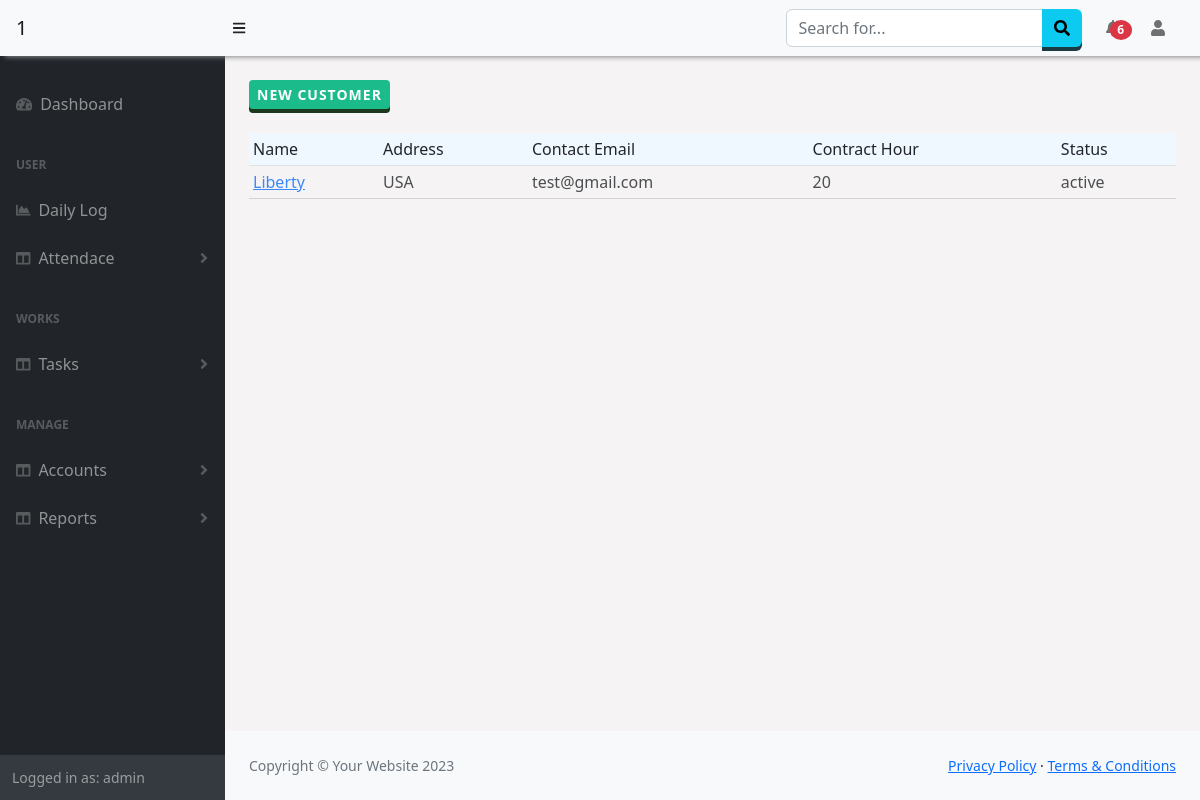
The app's page /Customer/ (signed in) with its own data.
### Customer/models.py (models this page shows)
class customer(models.Model):
    name = models.CharField(max_length=50)
    address = models.CharField(max_length=50)
    contact = models.EmailField(max_length=50)
    contract_hr = models.IntegerField(null=True)
    createdon=models.DateField(auto_now_add=True)
    status = models.CharField(max_length=50)

### Customer/views.py (the view)
# urls.py: path('', views.index, name="allcustomers"),
@login_required
def index(request):
    all = customer.objects.all()
    return render(request,'customer/customers.html',{'customers':all})

### Attendance/context_processors.py (called while the page is built)
def getNewLeaves(request):
    if request.user.id:
        is_manager = checkTeams(request)
        if is_manager[1] == True:
            new_leaves = Leave.objects.filter(user__id__in=is_manager[0],approval = 2)
        else:
            today = datetime.datetime.now()
            new_leaves = Leave.objects.filter(user=request.user,date_approved__gte=today.date())
        return {"manager":is_manager[1],'n_leaves':new_leaves}
    else:
        return {}

def getLogApproval(request):
    if request.user.id:
        is_manager = checkTeams(request)
        if is_manager[1] == True:
            l_approval = LogApproval.objects.filter(user__id__in=is_manager[0],request=True)
        else:
            l_approval = LogApproval.objects.filter(user=request.user,status=True)
        return {'n_log_approval':l_approval}
    else:
        return {}

### Manager/views.py (called while the page is built, shortened)
def checkTeams(request):
    is_team = False
    if request.user.is_superuser:
        users = Employees.objects.values('user').filter(company=request.session['comp'])
        is_team=True
    return users,is_team

### Customer/templates/customer/customers.html (shortened to what this page needs)
{% extends "base.html" %}
{% block content %}
<div>
    <button class="btn btn-success btn-sm rounded-1">New Customer</button>
    <div class=" table-responsive-sm">
        <table class="table table-sm table-hover mt-4">
            <thead>
                <tr>
                    <td>Name</td>
                    <td>Address</td>
                    <td>Contact Email</td>
                    <td>Contract Hour</td>
                    <td>Status</td>
                </tr>
            </thead>
            <tbody>
                {% for customer in customers %}
                <tr>
                    <td><a href="{% url 'customerDetails' id=customer.id %}">{{customer.name}}</a></td>
                    <td>{{customer.address}}</td>
                    <td>{{customer.contact}}</td>
                    <td>{{customer.contract_hr}}</td>
                    <td>{{customer.status}}</td>
                </tr>
                {% endfor %}
            </tbody>
        </table>
    </div>
</div>
{% endblock %}

### templates/base.html (shortened to what this page needs)
<!DOCTYPE html>
<html lang="en">
    <head>
        <link href="https://cdn.jsdelivr.net/npm/simple-datatables@7.1.2/dist/style.min.css" rel="stylesheet" />
        <link href="https://cdn.datatables.net/1.13.5/css/jquery.dataTables.min.css" rel="stylesheet" />
        <link href="https://cdn.datatables.net/buttons/2.4.1/css/buttons.dataTables.min.css" rel="stylesheet" />
        <link href="/static/css/styles.css" rel="stylesheet" />
        <link href="/static/css/customSB.css" rel="stylesheet" />
    </head>
    <body class="sb-nav-fixed" >
        <nav class="sb-topnav navbar navbar-expand-sm navbar-light bg-light fixed-top" style=" box-shadow: 5px 1px 5px #888888;">
            <a class="navbar-brand ps-3 bg-light" href="{% url 'home' %}">{{request.session.company}}{{request.session.id}}</a>
            <button class="btn btn-link btn-sm order-2 order-lg-0 me-4 me-lg-0" id="sidebarToggle" href="#!"><i class="fas fa-bars"></i></button>
            <form class="d-none d-md-inline-block form-inline ms-auto me-0 me-md-3 my-2 my-md-0">
                <div class="input-group">
                    <input class="form-control" type="text" placeholder="Search for..." aria-label="Search for..." aria-describedby="btnNavbarSearch" />
                    <button class="btn btn-info" id="btnNavbarSearch" type="button"><i class="fas fa-search"></i></button>
                </div>
            </form>
            <ul class="navbar-nav ms-auto ms-md-0 ">
                <li class="nav-item dropdown">
                    <a class="nav-link dropdown-toggle" id="navbarDropdown" href="#" role="button" data-bs-toggle="dropdown" aria-expanded="false"> <span class="badge badge-sm badge-danger badge-counter bg-danger rounded-circle " style="margin-left:-10px;">{% if n_leaves.count|add:n_log_approval.count != 0 %}{{ n_leaves.count|add:n_log_approval.count}}{% endif %}</span></a>
                        </a></li>
                    </ul>
            <ul class="navbar-nav  ms-md-0 me-3 me-lg-4">
                <li class="nav-item dropdown">
                    <a class="nav-link dropdown-toggle" id="navbarDropdown" href="#" role="button" data-bs-toggle="dropdown" aria-expanded="false"><i class="fas fa-user fa-fw"></i></a>
                </li>
            </ul>
        </nav>
        <div id="layoutSidenav" style="background-color:rgb(245, 243, 243);">
            <div id="layoutSidenav_nav">
                <nav class="sb-sidenav accordion sb-sidenav-dark" id="sidenavAccordion" >
                    <div class="sb-sidenav-menu" >
                        <div class="nav">
                            <a class="nav-link mt-4" href="{% url 'home' %}">
                                <div class="sb-nav-link-icon"><i class="fas fa-tachometer-alt"></i></div>
                                <span style="{% if request.path == '/' %}color:white;{% endif %}">Dashboard<span>
                            </a>
                            <div class="sb-sidenav-menu-heading">User</div>
                            <a class="nav-link" href="{% url 'dailylog' %}">
                                <div class="sb-nav-link-icon"><i class="fas fa-chart-area"></i></div>
                                <span style="{% if request.path == '/Worklog/dailylog/' %}color:white;{% endif %}">Daily Log<span>
                            </a>
                            <a class="nav-link collapsed" href="#" data-bs-toggle="collapse" data-bs-target="#collapseAttendance" aria-expanded="false" aria-controls="collapseLayouts">
                                <div class="sb-nav-link-icon"><i class="fas fa-columns"></i></div>
                                Attendace
                                <div class="sb-sidenav-collapse-arrow"><i class="fas fa-angle-down"></i></div>
                            </a>
                            <div class="sb-sidenav-menu-heading">Works</div>
                            <a class="nav-link collapsed" href="#" data-bs-toggle="collapse" data-bs-target="#collapseLayouts" aria-expanded="false" aria-controls="collapseLayouts">
                                <div class="sb-nav-link-icon"><i class="fas fa-columns"></i></div>
                                Tasks
                                <div class="sb-sidenav-collapse-arrow"><i class="fas fa-angle-down"></i></div>
                            </a>
                            <div class="sb-sidenav-menu-heading">Manage</div>
                            <a class="nav-link collapsed" href="#" data-bs-toggle="collapse" data-bs-target="#collapseDetails" aria-expanded="false" aria-controls="collapseLayouts">
                                <div class="sb-nav-link-icon"><i class="fas fa-columns"></i></div>
                                Accounts
                                <div class="sb-sidenav-collapse-arrow"><i class="fas fa-angle-down"></i></div>
                            </a>
                            <a class="nav-link collapsed" href="#" data-bs-toggle="collapse" data-bs-target="#collapseReports" aria-expanded="false" aria-controls="collapseLayouts">
                                <div class="sb-nav-link-icon"><i class="fas fa-columns"></i></div>
                                Reports
                                <div class="sb-sidenav-collapse-arrow"><i class="fas fa-angle-down"></i></div>
                            </a>
                        </div>
                    </div>
                    <div class="sb-sidenav-footer">
                        <div class="small">Logged in as: {{ user.username}}</div>
                    </div>
                </nav>
            </div>
            <div id="layoutSidenav_content" >
                <main class="p-4" >
                    {% block content %}
                {% endblock %}
                </main>
                <footer class="py-4 bg-light mt-auto">
                    <div class="container-fluid px-4">
                        <div class="d-flex align-items-center justify-content-between small">
                            <div class="text-muted">Copyright &copy; Your Website 2023</div>
                            <div>
                                <a href="#">Privacy Policy</a>
                                &middot;
                                <a href="#">Terms &amp; Conditions</a>
                            </div>
                        </div>
                    </div>
                </footer>
            </div>
        </div>
        <link href="https://cdnjs.cloudflare.com/ajax/libs/twitter-bootstrap/5.2.0/css/bootstrap.min.css" rel="stylesheet" type="text/css">
    </body>
</html>

### templates/base.html (style rules this page uses)
.dropdown-toggle:after { display: none !important; }
thead { background-color:aliceblue !important; }
tbody tr { opacity:0.8; border-top:1px solid lightgray; border-bottom:1px solid lightgray; }
.navbar,.sb-sidenav { background-color:DodgerBlue important; }
.btn { outline: none; cursor: pointer; border: none !important; display: block; position: relative; font-size: 16px ; font-weight: 600 !important; color: #fff; text-transform: uppercase; letter-spacing: 1px; }
.btn-success { background-color: #1cbb8c !important; box-shadow: 0 4px #1B371C; }
.btn-info { background-color: #5bc0de; box-shadow: 0 4px #1C3A42; }

### records on screen
customer: name "Liberty", address "USA", contact "test@gmail.com", contract_hr "20", status "active"

### other values on screen
{{ request.session.id }} "1"
{{ n_leaves.count|add:n_log_approval.count }} "6"
{{ user.username }} "admin"
